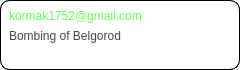
<?xml version="1.0" encoding="UTF-8"?>
<ui version="4.0">
 <class>MailHistoryUnit</class>
 <widget class="QWidget" name="MailHistoryUnit">
  <property name="geometry">
   <rect>
    <x>0</x>
    <y>0</y>
    <width>240</width>
    <height>70</height>
   </rect>
  </property>
  <property name="sizePolicy">
   <sizepolicy hsizetype="Expanding" vsizetype="Fixed">
    <horstretch>0</horstretch>
    <verstretch>0</verstretch>
   </sizepolicy>
  </property>
  <property name="minimumSize">
   <size>
    <width>150</width>
    <height>70</height>
   </size>
  </property>
  <property name="maximumSize">
   <size>
    <width>240</width>
    <height>70</height>
   </size>
  </property>
  <property name="windowTitle">
   <string>Form</string>
  </property>
  <property name="styleSheet">
   <string notr="true">
	border: 1px solid black;	
	background-color: rgb(255, 255, 255);
	border-radius: 10px;


</string>
  </property>
  <layout class="QVBoxLayout" name="verticalLayout">
   <property name="spacing">
    <number>0</number>
   </property>
   <property name="leftMargin">
    <number>0</number>
   </property>
   <property name="topMargin">
    <number>0</number>
   </property>
   <property name="rightMargin">
    <number>0</number>
   </property>
   <property name="bottomMargin">
    <number>0</number>
   </property>
   <item>
    <widget class="QWidget" name="widget" native="true">
     <layout class="QVBoxLayout" name="verticalLayout_2">
      <property name="spacing">
       <number>0</number>
      </property>
      <property name="leftMargin">
       <number>9</number>
      </property>
      <property name="topMargin">
       <number>5</number>
      </property>
      <property name="rightMargin">
       <number>5</number>
      </property>
      <property name="bottomMargin">
       <number>3</number>
      </property>
      <item>
       <widget class="QLabel" name="SenderEmailLabel">
        <property name="sizePolicy">
         <sizepolicy hsizetype="Expanding" vsizetype="Expanding">
          <horstretch>0</horstretch>
          <verstretch>0</verstretch>
         </sizepolicy>
        </property>
        <property name="styleSheet">
         <string notr="true">font: 12pt &quot;Titillium Web&quot;;
color: rgb(96, 255, 88);
border: 0px;</string>
        </property>
        <property name="text">
         <string>kormak1752@gmail.com</string>
        </property>
       </widget>
      </item>
      <item>
       <widget class="QLabel" name="LetterSubjectLabel">
        <property name="sizePolicy">
         <sizepolicy hsizetype="Expanding" vsizetype="Expanding">
          <horstretch>0</horstretch>
          <verstretch>0</verstretch>
         </sizepolicy>
        </property>
        <property name="styleSheet">
         <string notr="true">font: 10pt &quot;Titillium Web&quot;;
color: rgb(70, 70, 70);
border: 0px;</string>
        </property>
        <property name="text">
         <string>Bombing of Belgorod</string>
        </property>
       </widget>
      </item>
      <item>
       <widget class="QLabel" name="LetterBodyLabel">
        <property name="sizePolicy">
         <sizepolicy hsizetype="Expanding" vsizetype="Expanding">
          <horstretch>0</horstretch>
          <verstretch>0</verstretch>
         </sizepolicy>
        </property>
        <property name="styleSheet">
         <string notr="true">font: 8pt &quot;Titillium Web&quot;;
color: rgb(131, 131, 131);
border: 0px;</string>
        </property>
        <property name="text">
         <string/>
        </property>
        <property name="alignment">
         <set>Qt::AlignmentFlag::AlignLeading|Qt::AlignmentFlag::AlignLeft|Qt::AlignmentFlag::AlignVCenter</set>
        </property>
        <property name="wordWrap">
         <bool>true</bool>
        </property>
       </widget>
      </item>
     </layout>
    </widget>
   </item>
  </layout>
 </widget>
 <resources/>
 <connections/>
</ui>
